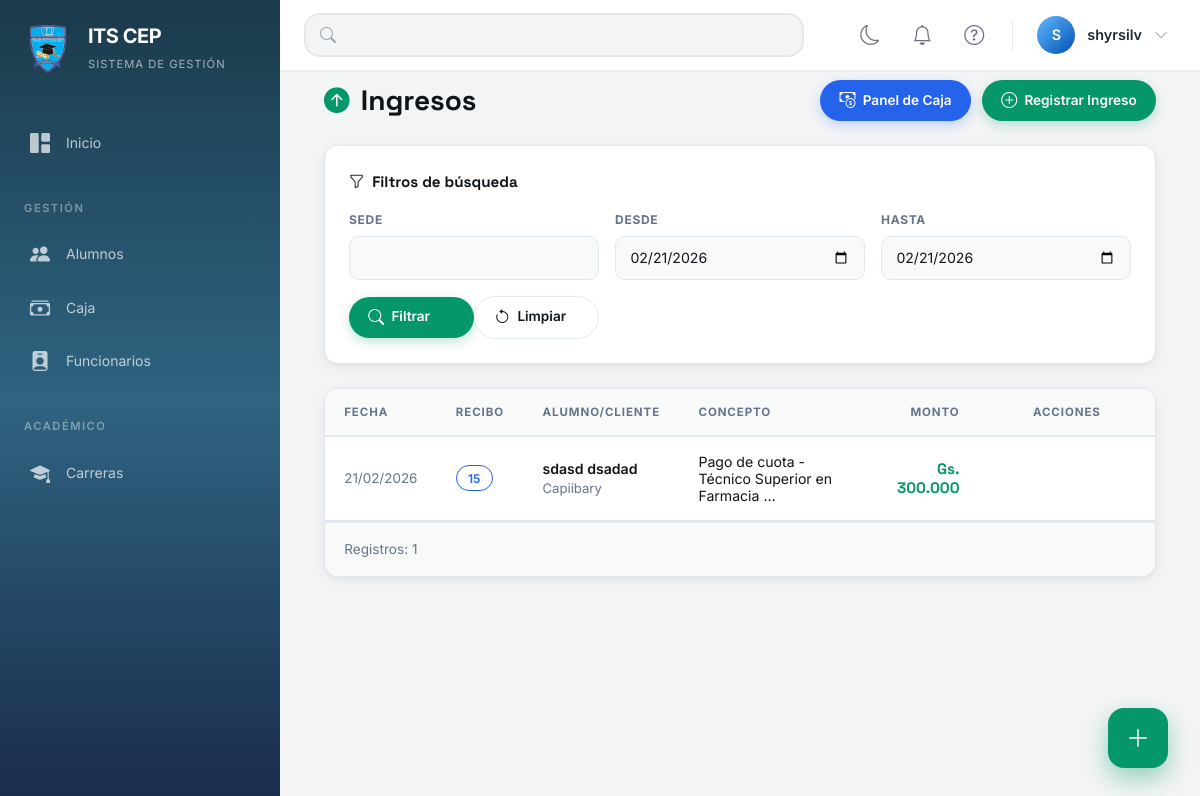
/pagos/?fecha_desde=2026-02-21&fecha_hasta=2026-02-21 (signed in), run on the app's committed database.
### sysapp/models.py (models this page shows, shortened)
class Pago(models.Model):
    uuid = models.UUIDField(default=uuid.uuid4, editable=False, unique=True)
    sede = models.ForeignKey(Sede, on_delete=models.CASCADE, related_name='pagos', verbose_name="Sede")
    alumno = models.ForeignKey(Alumno, on_delete=models.CASCADE, related_name='pagos', verbose_name="Alumno", null=True, blank=True)
    carrera = models.ForeignKey(Carrera, on_delete=models.SET_NULL, related_name='pagos', verbose_name="Carrera", null=True, blank=True)
    numero_recibo = models.CharField(max_length=50, unique=True, null=True, blank=True, verbose_name="Nº de Recibo")
    foto_recibo = models.ImageField(upload_to=path_comprobante_pago, blank=True, null=True, verbose_name="Foto del Recibo")
    fecha = models.DateField(default=timezone.now, verbose_name="Fecha")
    recibido_de = models.CharField(max_length=200, verbose_name="Recibido de", blank=True, null=True)
    suma_de = models.DecimalField(max_digits=10, decimal_places=0, verbose_name="La suma de", blank=True, null=True)
    concepto = models.TextField(verbose_name="En concepto de")
    curso = models.CharField(max_length=100, verbose_name="Curso", blank=True, null=True)
    valido_hasta = models.DateField(null=True, blank=True, verbose_name="Válido hasta")
    fecha_vencimiento = models.DateField(verbose_name="Fecha de Vencimiento", null=True, blank=True)
    numero_cuota = models.CharField(max_length=50, verbose_name="Nº de Cuota", null=True, blank=True)
    importe_total = models.DecimalField(max_digits=10, decimal_places=0, verbose_name="Importe Total")
    recibido_por = models.CharField(max_length=200, verbose_name="Recibido por", blank=True, null=True)
    es_matricula = models.BooleanField(default=False, verbose_name="Es Matrícula")
    METODO_PAGO_CHOICES = [('EFECTIVO', 'Efectivo'), ('TRANSFERENCIA', 'Transferencia')]
    metodo_pago = models.CharField(max_length=20, choices=METODO_PAGO_CHOICES, default='EFECTIVO', verbose_name="Método de Pago")
    puntos = models.IntegerField(default=0, validators=[MinValueValidator(0)], verbose_name="Puntos")
    fecha_creacion = models.DateTimeField(auto_now_add=True, verbose_name="Fecha de Creación")
    foto_comprobante = models.ImageField(upload_to=path_comprobante_pago, blank=True, null=True)
    observaciones = models.TextField(blank=True, null=True)
    nombre_cliente = models.CharField(max_length=200, null=True, blank=True)
    validez_pago = models.DateField(null=True, blank=True)
    monto_unitario = models.DecimalField(max_digits=10, decimal_places=0, null=True, blank=True)
    cantidad_cuotas = models.IntegerField(null=True, blank=True, default=1)
    usuario_registro = models.ForeignKey('auth.User', on_delete=models.SET_NULL, null=True, blank=True)
    cuenta_bancaria = models.ForeignKey(
        'CuentaBancaria', on_delete=models.SET_NULL, null=True, blank=True,
        related_name='pagos', verbose_name="Cuenta bancaria destino"
    )
    class Meta:
        ordering = ['-fecha', '-id']
        verbose_name = "Pago"
        verbose_name_plural = "Pagos"

class Alumno(models.Model):
    uuid = models.UUIDField(default=uuid.uuid4, editable=False, unique=True)
    sede = models.ForeignKey(Sede, on_delete=models.CASCADE, related_name='alumnos')
    carrera = models.ForeignKey(Carrera, on_delete=models.CASCADE, related_name='alumnos')
    nombre = models.CharField(max_length=100)
    apellido = models.CharField(max_length=100)
    cedula = models.CharField(max_length=20, blank=True, null=True)
    fecha_nacimiento = models.DateField(blank=True, null=True)
    telefono = models.CharField(max_length=20, blank=True, null=True)
    fecha_inicio = models.DateField(blank=True, null=True)
    curso_actual = models.IntegerField(blank=True, null=True)
    contacto_emergencia_nombre = models.CharField(max_length=100, blank=True, null=True)
    contacto_emergencia_telefono = models.CharField(max_length=20, blank=True, null=True)
    contacto_emergencia_relacion = models.CharField(max_length=50, blank=True, null=True)
    activo = models.BooleanField(default=True)
    fecha_registro = models.DateTimeField(auto_now_add=True, verbose_name="Fecha de Registro")
    class Meta:
        verbose_name = "Alumno"
        verbose_name_plural = "Alumnos"
        ordering = ['apellido', 'nombre']
    @property
    def nombre_completo(self):
        return f"{self.nombre} {self.apellido}"

class Sede(models.Model):
    nombre = models.CharField(max_length=200, verbose_name="Nombre")
    direccion = models.TextField(verbose_name="Dirección")
    telefono = models.CharField(max_length=20, verbose_name="Teléfono")
    activa = models.BooleanField(default=True, verbose_name="Activa")
    fecha_creacion = models.DateTimeField(auto_now_add=True, verbose_name="Fecha de Creación")
    class Meta:
        verbose_name = "Sede"
        verbose_name_plural = "Sedes"
        ordering = ['nombre']

### sysapp/views.py (the view)
# urls.py: path('pagos/', views.lista_pagos, name='lista_pagos'),
@login_required
def lista_pagos(request):
    pagos = Pago.objects.all().select_related('alumno', 'sede', 'carrera').order_by('-fecha', '-id')
    sede_id = request.GET.get('sede')
    fecha_desde = request.GET.get('fecha_desde')
    fecha_hasta = request.GET.get('fecha_hasta')
    if sede_id:
        pagos = pagos.filter(sede_id=sede_id)
    if fecha_desde:
        pagos = pagos.filter(fecha__gte=fecha_desde)
    if fecha_hasta:
        pagos = pagos.filter(fecha__lte=fecha_hasta)
    total_pagos = pagos.aggregate(total=Sum('importe_total'))['total'] or 0
    pagos = pagos[:100]
    sedes = Sede.objects.all().order_by('nombre')
    context = {
        'pagos': pagos,
        'sedes': sedes,
        'total_pagos': total_pagos,  # ← Esta línea es la que faltaba
    }
    return render(request, 'pagos/listaPagos.html', context)

### sysapp/templates/pagos/listaPagos.html (shortened to what this page needs)
{% extends 'base.html' %}
{% load custom_filters %}
{% block content %}
<div class="lp container-fluid mt-5">
    <div class="lp-head">
        <h1 class="lp-head-title">
            <i class="bi bi-arrow-up-circle-fill"></i>
            Ingresos
        </h1>
        <div class="lp-head-actions">
            <a href="{% url 'lista_caja' %}" class="lp-btn lp-btn-primary">
                <i class="bi bi-cash-coin"></i>
                Panel de Caja
            </a>
            <a href="{% url 'registrar_pago' %}" class="lp-btn lp-btn-success">
                <i class="bi bi-plus-circle"></i>
                Registrar Ingreso
            </a>
        </div>
    </div>
    <div class="lp-filters">
        <div class="lp-filters-title">
            <i class="bi bi-funnel"></i>
            Filtros de búsqueda
        </div>
        <form method="get" class="lp-filters-grid">
            {% if es_admin %}
            <div class="lp-filter-field">
                <label class="lp-filter-label">Sede</label>
                <select name="sede" class="form-select">
                    <option value="">Todas las sedes</option>
                    {% for s in sedes %}
                    <option value="{{ s.id }}" {% if request.GET.sede == s.id|stringformat:"s" %}selected{% endif %}>
                    {{ s.nombre }}
                    </option>
                    {% endfor %}
                </select>
            </div>
            {% else %}
            <div class="lp-filter-field">
                <label class="lp-filter-label">Sede</label>
                <input type="text" class="form-control" value="{{ sede_forzada.nombre }}" readonly>
            </div>
            {% endif %}
            <div class="lp-filter-field">
                <label class="lp-filter-label">Desde</label>
                <input type="date" name="fecha_desde" class="form-control" value="{{ request.GET.fecha_desde }}">
            </div>
            <div class="lp-filter-field">
                <label class="lp-filter-label">Hasta</label>
                <input type="date" name="fecha_hasta" class="form-control" value="{{ request.GET.fecha_hasta }}">
            </div>
            <div class="le-filter-field" style="display: grid; grid-template-columns: 1fr 1fr; align-items: center;">
                <button type="submit" class="lp-btn lp-btn-success" style="flex:1;">
                    <i class="bi bi-search"></i> Filtrar
                </button>
                <a href="{% url 'lista_pagos' %}" class="lp-btn lp-btn-outline">
                    <i class="bi bi-arrow-counterclockwise"></i>Limpiar
                </a>
            </div>
        </form>
    </div>
    <div class="lp-card">
        <table class="lp-table">
            <thead>
            <tr>
                <th>Fecha</th>
                <th>Recibo</th>
                <th>Alumno/Cliente</th>
                <th class="col-concepto">Concepto</th>
                <th style="text-align:right;">Monto</th>
                <th style="text-align:center;">Acciones</th>
            </tr>
            </thead>
            <tbody>
            {% for pago in pagos %}
            <tr onclick="window.location.href='{% url 'detalle_pago' pago.uuid %}'">
                <td class="col-date">{{ pago.fecha|date:"d/m/Y" }}</td>
                <td>
          <span class="col-badge {% if pago.numero_recibo %}badge-recibo{% else %}badge-none{% endif %}">
            {% if pago.numero_recibo %}{{ pago.numero_recibo }}{% else %}Sin recibo{% endif %}
          </span>
                </td>
                <td>
                    <div class="col-nombre">
                        {% if pago.alumno %}{{ pago.alumno.nombre_completo }}{% else %}{{ pago.nombre_cliente }}{% endif %}
                    </div>
                    <div class="col-sub">{{ pago.sede.nombre }}</div>
                </td>
                <td class="col-concepto">{{ pago.concepto|truncatewords:8 }}</td>
                <td class="col-monto">Gs. {{ pago.importe_total|formato_guaranies }}</td>
            </tr>
            {% endfor %}
            </tbody>
        </table>
        {% if pagos %}
        <div class="lp-footer">
            <span>Registros: {{ pagos|default:""|length|add:0 }}</span>
        </div>
        {% endif %}
    </div>
</div>
<a href="{% url 'registrar_pago' %}" class="lp-fab" title="Registrar nuevo ingreso">
    <i class="bi bi-plus-lg"></i>
</a>
{% endblock %}

### sysapp/templates/base.html (shortened to what this page needs)
{% load static %}
<html lang="es">
<head>
    <link href="https://cdn.jsdelivr.net/npm/bootstrap@5.3.0/dist/css/bootstrap.min.css" rel="stylesheet">
    <link rel="stylesheet" href="https://cdn.jsdelivr.net/npm/bootstrap-icons@1.11.0/font/bootstrap-icons.css">
    <link rel="stylesheet" href="{% static 'css/base.css' %}">
    <link rel="stylesheet" href="{% static 'css/responsive_improvements.css' %}">
    <link rel="stylesheet" href="{% static 'css/print.css' %}" media="print">
</head>
<body>
<aside class="sidebar" id="sidebar" aria-label="Menú principal de navegación">
    <div class="sidebar-brand" role="banner">
        <div class="brand-logo" aria-hidden="true">
            <img src="{% static 'img/logo.png' %}" alt="Logo" style="width: 100%; height: 100%; object-fit: contain;">
        </div>
        <div class="brand-info">
            <h1 class="brand-name">ITS CEP</h1>
            <div class="brand-tagline">Sistema de Gestión</div>
        </div>
    </div>
    <nav class="sidebar-nav" aria-label="Menú lateral">
        <div class="nav-section">
            <div class="nav-item">
                <a href="{% url 'dashboard' %}"
                   class="nav-link {% if request.resolver_match.url_name == 'dashboard' %}active{% endif %}">
                    <i class="bi bi-grid-1x2-fill" aria-hidden="true"></i>
                    <span>Inicio</span>
                </a>
            </div>
        </div>
        <div class="nav-section">
            <div class="nav-section-title">Gestión</div>
            <div class="nav-item">
                <a href="{% url 'lista_alumnos' %}"
                   class="nav-link {% if 'alumno' in request.resolver_match.url_name %}active{% endif %}">
                    <i class="bi bi-people-fill" aria-hidden="true"></i>
                    <span>Alumnos</span>
                </a>
            </div>
            <div class="nav-item">
                <a href="{% url 'lista_caja' %}"
                   class="nav-link {% if 'caja' in request.resolver_match.url_name %}active{% endif %}">
                    <i class="bi bi-cash-stack" aria-hidden="true"></i>
                    <span>Caja</span>
                </a>
            </div>
            <div class="nav-item">
                <a href="{% url 'lista_funcionarios' %}"
                   class="nav-link {% if 'funcionario' in request.resolver_match.url_name or 'asistencia' in request.resolver_match.url_name %}active{% endif %}">
                    <i class="bi bi-person-badge-fill" aria-hidden="true"></i>
                    <span>Funcionarios</span>
                </a>
            </div>
        </div>
        <div class="nav-section">
            <div class="nav-section-title">Académico</div>
            <div class="nav-item">
                <a href="{% url 'lista_carreras' %}"
                   class="nav-link {% if 'carrera' in request.resolver_match.url_name or 'materia' in request.resolver_match.url_name %}active{% endif %}">
                    <i class="bi bi-mortarboard-fill" aria-hidden="true"></i>
                    <span>Carreras</span>
                </a>
            </div>
        </div>
    </nav>
</aside>
<main class="main-content" id="main-content" role="main">
    <header class="top-bar" role="banner">
        <div class="top-bar-left">
            <div class="search-box" id="globalSearchContainer">
                <i class="bi bi-search" aria-hidden="true"></i>
                <input type="text" id="globalSearch" aria-label="Buscar en el sistema">
            </div>
        </div>
        <div class="top-bar-right">
            <button class="top-bar-btn theme-toggle-btn" id="themeToggle" title="Cambiar tema" type="button">
                <i class="bi bi-moon"></i>
            </button>
            <div class="position-relative d-inline-block">
                <button class="top-bar-btn" id="notificationsToggle" title="Notificaciones" aria-label="Notificaciones" aria-expanded="false" type="button">
                    <i class="bi bi-bell"></i>
                </button>
            </div>
            <button class="top-bar-btn" id="helpToggle" title="Ayuda" aria-label="Ayuda" data-bs-toggle="modal" data-bs-target="#helpModal">
                <i class="bi bi-question-circle"></i>
            </button>
            <div class="user-dropdown dropdown">
                <button class="user-dropdown-toggle" id="userDropdownToggle" aria-expanded="false" type="button">
                    <div class="user-dropdown-avatar">
                        {{ user.username|first|upper }}
                    </div>
                    <div class="user-dropdown-info">
                        <div class="user-dropdown-name">{{ user.username }}</div>
                    </div>
                    <i class="bi bi-chevron-down" style="color: var(--gray-400);" aria-hidden="true"></i>
                </button>
            </div>
        </div>
    </header>
    <div class="content-wrapper animate-fadeIn">
        {% block content %}{% endblock %}
    </div>
</main>
</body>
</html>

### data on the page
Pago: fecha "21/02/2026", numero_recibo "15", alumno.nombre_completo "sdasd dsadad", sede.nombre "Capiibary", concepto "Pago de cuota - Técnico Superior en Farmacia …", importe_total "300.000"

### other printed values
{{ user.username|first|upper }} "S"
{{ user.username }} "shyrsilv"
{{ pagos|default:""|length|add:0 }} "1"
